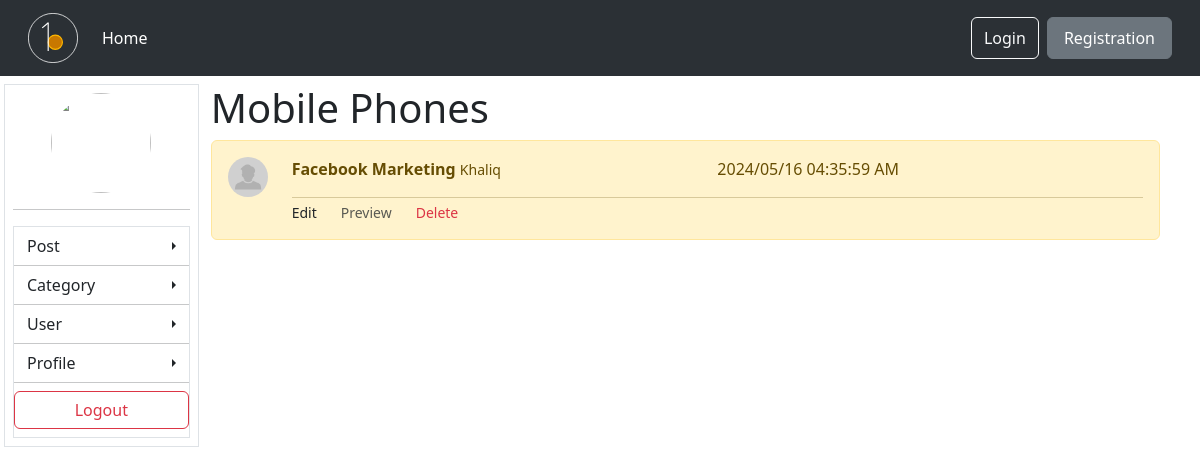
The app's page /dashboard/category/sets/18, older data.
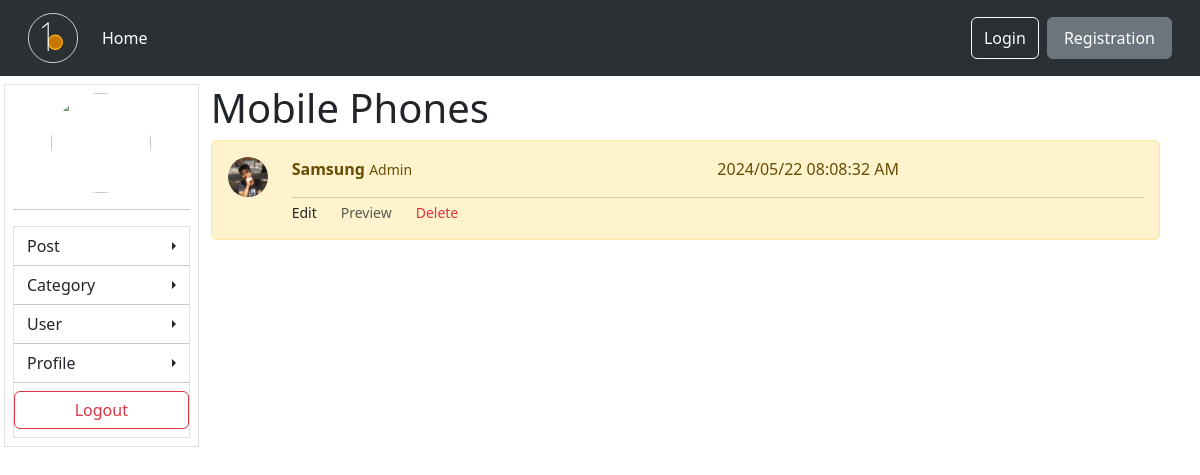
The same page, newer data.
### blog/models.py (models this page shows, shortened)
class Blog(models.Model):
    user = models.ForeignKey(User, on_delete=models.CASCADE)
    category = models.ForeignKey(Category, on_delete=models.CASCADE)
    title = models.CharField(max_length=200)
    thumbnail_image = models.ImageField(upload_to='blog/img')
    pub_date = models.DateTimeField(auto_now_add=True)
    body = RichTextField()

class Profile(models.Model):
    user = models.OneToOneField(User, on_delete=models.CASCADE)
    profile_pic = models.ImageField(upload_to='images', default='image/profile.png')
    staff = models.CharField(max_length=20, choices=STAFF_SELECTOR , default='Pending')

### dashboard/views.py (the view)
# urls.py: path('category/sets/<int:cat_id>', views.cat_set, name='cat_set'),
def cat_set(request, cat_id):
    cat = Category.objects.get(id=cat_id)
    post_get = Blog.objects.filter(category__id=cat_id)
    return render(request, 'cat_set.html', {'post' : post_get, "cat" : cat})

### dashboard/templates/cat_set.html (shortened to what this page needs)
{% extends 'dashboard/base.html' %}
{% block content %}
<h1>{{cat.name}}</h1>
{% for posts in post %}
<div class="alert alert-warning" role="alert">
    <div class="row">
        <div class="col-auto"><img src="{{posts.user.profile.profile_pic.url}}"
                class="rounded-circle object-fit-cover" style="object-position: 0% 0%;" width="40px" height="40px"
                alt=""></div>
        <div class="col">
            <div class="w-100 d-flex">
                <div class="w-75">
                    <strong>{{posts.title|capfirst}}</strong>
                    <small> {{posts.user.username|capfirst}}</small>
                </div>
                <div class="w-75">
                    <p>{{posts.pub_date|date:'Y/m/d H:i:s A'}} </p>
                </div>
            </div>
            <hr class="m-0">
            <div class="w-100 row">
                <div class="col-auto form-text "><a class="text-dark" style="text-decoration: none;" href="{% url 'edit_post' posts.id %}">Edit</a></div>
                <div class="col-auto form-text">Preview</div>
                <div class="col-auto form-text text-danger"><a class="text-danger" style="text-decoration: none;" href="{% url 'delete_post' posts.id %}">Delete</a></div>
            </div>
        </div>
    </div>
</div>
{% endfor  %}
{% endblock content %}

Row changes from the older to the newer data that the page shows:
removed Blog: user.profile.profile_pic (placeholder picture), title "Facebook Marketing", user.username "Khaliq", pub_date "2024/05/16 04:35:59 AM"
added Blog: user.profile.profile_pic (picture), title "Samsung", user.username "Admin", pub_date "2024/05/22 08:08:32 AM"
